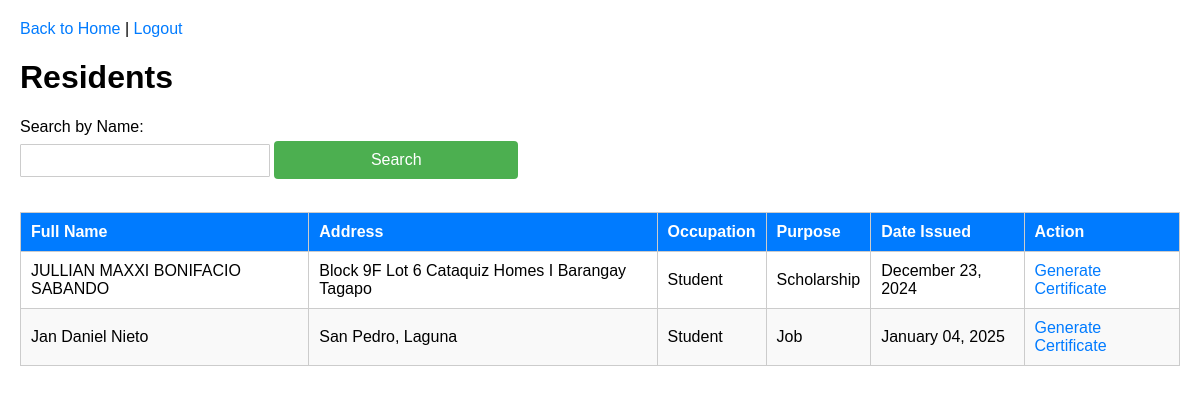
Page /residents on the committed database.
### app.py (models this page shows)
class Resident(db.Model):
    id = db.Column(db.Integer, primary_key=True)
    full_name = db.Column(db.String(100), nullable=False)
    address = db.Column(db.String(200), nullable=False)
    occupation = db.Column(db.String(100), nullable=False)
    purpose = db.Column(db.String(200), nullable=False)
    date_issued = db.Column(db.DateTime, default=datetime.utcnow)

### app.py (the view)
@app.route('/residents', methods=['GET'])
def index():
    query = request.args.get('query', '')
    if query:
        residents = Resident.query.filter(Resident.full_name.contains(query)).all()
    else:
        residents = Resident.query.all()
    return render_template('index.html', residents=residents, query=query)

### app.py (called while the page is built)
@app.before_request
def restrict_access():
    if current_user.is_authenticated:
        restricted_routes = {
            'admin': [],
            'user': ['delete_resident', 'manage_users'],
        }
        if current_user.role not in restricted_routes:
            return
        if request.endpoint in restricted_routes.get(current_user.role, []):
            flash('You are not authorized to access this page.', 'danger')
            return redirect(url_for('home_screen'))

### templates/index.html (shortened to what this page needs)
<!DOCTYPE html>
<html lang="en">
<head>
    <link rel="stylesheet" href="styles.css">
</head>
<body>
    <div class="header">
        <a href="{{ url_for('home_screen') }}">Back to Home</a> |
        <a href="{{ url_for('logout') }}">Logout</a>
    </div>
    <h1>Residents</h1>
    <form method="GET">
        <label for="query">Search by Name:</label>
        <input type="text" name="query" value="{{ query }}">
        <button type="submit">Search</button>
    </form>
    <table border="1">
        <thead>
            <tr>
                <th>Full Name</th>
                <th>Address</th>
                <th>Occupation</th>
                <th>Purpose</th>
                <th>Date Issued</th>
                <th>Action</th>
            </tr>
        </thead>
        <tbody>
            {% for resident in residents %}
            <tr>
                <td>{{ resident.full_name }}</td>
                <td>{{ resident.address }}</td>
                <td>{{ resident.occupation }}</td>
                <td>{{ resident.purpose }}</td>
                <td>
                    {% if resident.date_issued %}
                        {{ resident.date_issued.strftime('%B %d, %Y') }}
                    {% else %}
                        N/A
                    {% endif %}
                </td>
                <td>
                    <a href="{{ url_for('generate', id=resident.id) }}">Generate Certificate</a>
                </td>
            </tr>
            {% endfor %}
        </tbody>
    </table>
</body>
</html>

### templates/styles.css (style rules this page uses)
body { font-family: Arial, sans-serif; margin: 20px; }
label { display: block; margin: 10px 0 5px; }
input[type="text"] { width: 20%; padding: 8px; margin-bottom: 15px; border: 1px solid #ccc; border-radius: 1px; }
button { width: 21%; padding: 10px; background-color: #4CAF50; color: white; border: none; border-radius: 4px; cursor: pointer; font-size: 16px; }
a { text-decoration: none; color: #007BFF; }
table { width: 100%; border-collapse: collapse; margin-top: 20px; }
th, td { border: 1px solid #ccc; padding: 10px; text-align: left; }
th { background-color: #007BFF; color: white; }
tr:nth-child(even) { background-color: #f9f9f9; }

### rows in the picture
Resident: full_name "JULLIAN MAXXI BONIFACIO SABANDO", address "Block 9F Lot 6 Cataquiz Homes I Barangay Tagapo", occupation "Student", purpose "Scholarship", date_issued "December 23, 2024"
Resident: full_name "Jan Daniel Nieto", address "San Pedro, Laguna", occupation "Student", purpose "Job", date_issued "January 04, 2025"
